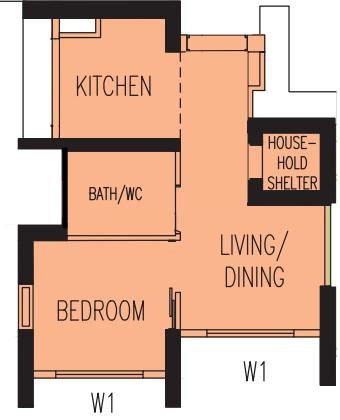
#> input picture photo_2026-03-07_10-34-41.jpg, 340 x 420 px
$ python -i extraction.py   (imports and definitions only)
#> lines starting #> are read from the running program, lines starting #| are printed output that depends on the picture; after the words box and inside, x2 and y2 are one past the last pixel; in counts of white or black regions, pixels touching at a corner belong together
from __future__ import annotations

import warnings

import cv2
import numpy as np

from .types import Column, FloorPlanData, Opening, WallSegment


# ---------------------------------------------------------------------------
# Fill detection
# ---------------------------------------------------------------------------

def _build_fill_mask(img_rgb: np.ndarray) -> np.ndarray:
    """Union of all saturated connected components (>= 500 px)."""
    hsv = cv2.cvtColor(img_rgb, cv2.COLOR_RGB2HSV)
    saturated = (
        (hsv[:, :, 1] > _FILL_SAT_MIN) & (hsv[:, :, 2] > _FILL_VAL_MIN)
    ).astype(np.uint8)

    k_vbridge = np.ones((_FILL_VBRIDGE_HEIGHT, 1), np.uint8)
    saturated = cv2.morphologyEx(saturated, cv2.MORPH_CLOSE, k_vbridge, iterations=1)

    num, labels, stats, _ = cv2.connectedComponentsWithStats(saturated, connectivity=8)
    fill = np.zeros_like(saturated)
    for i in range(1, num):
        if int(stats[i, cv2.CC_STAT_AREA]) >= _FILL_MIN_COMPONENT_AREA:
            fill[labels == i] = 1

    if np.count_nonzero(fill) < _FILL_FALLBACK_THRESHOLD:
        warnings.warn(
            f"Fill mask has only {np.count_nonzero(fill)} saturated pixels "
            f"(threshold: {_FILL_FALLBACK_THRESHOLD}). "
            "Falling back to full-image search zone — wall detection may be inaccurate.",
            stacklevel=2,
        )
        h, w = img_rgb.shape[:2]
        fill = np.ones((h, w), dtype=np.uint8)
    return fill


def _solidify_fill(fill_mask: np.ndarray) -> np.ndarray:
    """Fill interior holes via outer contour drawing per component."""
    num, labels, stats, _ = cv2.connectedComponentsWithStats(fill_mask, connectivity=8)
    solid = np.zeros_like(fill_mask)
    for i in range(1, num):
        if int(stats[i, cv2.CC_STAT_AREA]) < _SOLIDIFY_MIN_AREA:
            continue
        comp = (labels == i).astype(np.uint8)
        contours, _ = cv2.findContours(comp, cv2.RETR_EXTERNAL, cv2.CHAIN_APPROX_SIMPLE)
        for c in contours:
            cv2.drawContours(solid, [c], -1, 1, thickness=-1)
    return solid


# ---------------------------------------------------------------------------
# Dark pixel extraction (search zone from fill mask)
# ---------------------------------------------------------------------------

_FILL_SAT_MIN = 35              # minimum HSV saturation for fill detection
_FILL_VAL_MIN = 60              # minimum HSV value for fill detection
_FILL_VBRIDGE_HEIGHT = 7        # vertical bridging kernel height
_FILL_MIN_COMPONENT_AREA = 500  # minimum connected component area for fill
_FILL_FALLBACK_THRESHOLD = 1000 # if total fill < this, use whole image
_SOLIDIFY_MIN_AREA = 100        # minimum component area for solidification
_DARK_GRAY_THRESHOLD = 150      # grayscale threshold for "dark" pixels
_COLUMN_GRAY_THRESHOLD = 120    # grayscale threshold for column detection
_COLUMN_MIN_AREA = 150          # minimum column component area
_COLUMN_MIN_DIM = 6             # minimum column bounding box dimension
_COLUMN_MAX_ASPECT = 4          # maximum column aspect ratio
_OPENING_MIN_GAP_PX = 15        # minimum opening gap in pixels
_OPENING_MAX_GAP_PX = 150       # maximum opening gap in pixels
_OPENING_DOOR_THRESHOLD_M = 1.2 # width threshold: < this = window, >= = door
_OPENING_MAX_COUNT = 20         # hard cap on detected openings
_WALL_FRAGMENT_MIN_AREA = 150   # minimum area for wall mask fragments

_WALL_HALF = 16
_MIN_WALL_LENGTH = 20
_STRUCTURAL_THICKNESS = 8  # px — walls >= this are structural
_MAX_WALL_THICKNESS = 25   # px — bounding-box thickness hard cap


def _extract_dark(img_rgb: np.ndarray, fill_mask: np.ndarray) -> np.ndarray:
    """Extract dark pixels within the floor plan interior search zone."""
    gray = cv2.cvtColor(img_rgb, cv2.COLOR_RGB2GRAY)
    fill_solid = _solidify_fill(fill_mask)
    k_wall = np.ones((_WALL_HALF * 2 + 1, _WALL_HALF * 2 + 1), np.uint8)
    fill_dilated = cv2.dilate(fill_solid, k_wall, iterations=1)

    dark = ((gray < _DARK_GRAY_THRESHOLD) & (fill_dilated > 0)).astype(np.uint8) * 255
    dark = cv2.morphologyEx(dark, cv2.MORPH_CLOSE, np.ones((3, 3), np.uint8), iterations=1)
    return dark


# ---------------------------------------------------------------------------
# Wall segment extraction — directional open component analysis
# ---------------------------------------------------------------------------

def _measure_wall_in_blob(
    comp_mask: np.ndarray,
    horizontal: bool,
) -> tuple[float, float] | None:
    """Find the actual wall within a bloated component via projection peak.

    Projects the component perpendicular to the wall direction, smooths the
    profile to merge double-line wall representations into a single peak,
    then finds the densest band.

    Returns (thickness, center_offset) where center_offset is the
    perpendicular position of the wall center relative to the ROI top/left,
    or None if no clear wall peak is found.
    """
    if horizontal:
        profile = comp_mask.sum(axis=1).astype(float)
    else:
        profile = comp_mask.sum(axis=0).astype(float)

    if profile.max() == 0:
        return None

    # Smooth profile to merge double-line wall representations.
    # A boxcar of ~15px bridges the gap between two parallel wall lines
    # (typically 3-8px line + 3-8px gap + 3-8px line).
    smooth_w = min(15, len(profile))
    kernel = np.ones(smooth_w) / smooth_w
    smoothed = np.convolve(profile, kernel, mode="same")

    # Find peak of smoothed profile
    peak_idx = int(np.argmax(smoothed))
    peak_val = smoothed[peak_idx]

    # Expand outward from peak while smoothed density stays above 30% of peak.
    # Lower threshold (vs 50%) captures the full double-line wall extent.
    threshold = peak_val * 0.3
    lo = peak_idx
    hi = peak_idx
    while lo > 0 and smoothed[lo - 1] >= threshold:
        lo -= 1
    while hi < len(profile) - 1 and smoothed[hi + 1] >= threshold:
        hi += 1

    thickness = float(hi - lo + 1)
    center = (lo + hi) / 2.0

    if thickness > _MAX_WALL_THICKNESS:
        # Smoothing captured too much — fall back to raw profile peak
        peak_idx = int(np.argmax(profile))
        peak_val = profile[peak_idx]
        threshold = peak_val * 0.5
        lo = peak_idx
        hi = peak_idx
        while lo > 0 and profile[lo - 1] >= threshold:
            lo -= 1
        while hi < len(profile) - 1 and profile[hi + 1] >= threshold:
            hi += 1
        thickness = float(hi - lo + 1)
        center = (lo + hi) / 2.0

    return thickness, center


def _extract_wall_segments(
    dark: np.ndarray,
    *,
    min_length: int = _MIN_WALL_LENGTH,
    min_area: int = 100,
) -> tuple[list[WallSegment], np.ndarray]:
    """Extract classified wall segments via directional morphological open.

    Each axis direction (horizontal, vertical) is opened separately.
    Connected components of each opened mask become wall segment candidates.
    Thickness is measured via median perpendicular cross-section rather than
    raw bounding-box short axis, to handle merged components accurately.

    Returns (segments, wall_mask) where wall_mask is the union of all
    wall pixels (for debug/scale estimation).
    """
    k_h = np.ones((1, min_length), np.uint8)
    k_v = np.ones((min_length, 1), np.uint8)
    horiz = cv2.morphologyEx(dark, cv2.MORPH_OPEN, k_h)
    vert = cv2.morphologyEx(dark, cv2.MORPH_OPEN, k_v)

    segments: list[WallSegment] = []

    # Horizontal wall segments
    num_h, labels_h, stats_h, _ = cv2.connectedComponentsWithStats(horiz, connectivity=8)
    for i in range(1, num_h):
        area = int(stats_h[i, cv2.CC_STAT_AREA])
        if area < min_area:
            continue
        x = int(stats_h[i, cv2.CC_STAT_LEFT])
        y = int(stats_h[i, cv2.CC_STAT_TOP])
        w = int(stats_h[i, cv2.CC_STAT_WIDTH])
        h = int(stats_h[i, cv2.CC_STAT_HEIGHT])
        if w < min_length:
            continue
        if h <= _MAX_WALL_THICKNESS:
            # Normal component — use bounding box
            thickness = float(h)
            cy = y + h // 2
        else:
            # Bloated component — find wall peak within the blob
            comp_mask = (labels_h[y:y + h, x:x + w] == i).astype(np.uint8)
            result = _measure_wall_in_blob(comp_mask, horizontal=True)
            if result is None:
                continue
            thickness, center_off = result
            if thickness < 1 or thickness > _MAX_WALL_THICKNESS:
                continue
            cy = y + int(round(center_off))
        wall_type = "structural" if thickness >= _STRUCTURAL_THICKNESS else "partition"
        segments.append(WallSegment(
            x1=x, y1=cy, x2=x + w, y2=cy,
            thickness_px=thickness, wall_type=wall_type,
        ))

    # Vertical wall segments
    num_v, labels_v, stats_v, _ = cv2.connectedComponentsWithStats(vert, connectivity=8)
    for i in range(1, num_v):
        area = int(stats_v[i, cv2.CC_STAT_AREA])
        if area < min_area:
            continue
        x = int(stats_v[i, cv2.CC_STAT_LEFT])
        y = int(stats_v[i, cv2.CC_STAT_TOP])
        w = int(stats_v[i, cv2.CC_STAT_WIDTH])
        h = int(stats_v[i, cv2.CC_STAT_HEIGHT])
        if h < min_length:
            continue
        if w <= _MAX_WALL_THICKNESS:
            thickness = float(w)
            cx = x + w // 2
        else:
            comp_mask = (labels_v[y:y + h, x:x + w] == i).astype(np.uint8)
            result = _measure_wall_in_blob(comp_mask, horizontal=False)
            if result is None:
                continue
            thickness, center_off = result
            if thickness < 1 or thickness > _MAX_WALL_THICKNESS:
                continue
            cx = x + int(round(center_off))
        wall_type = "structural" if thickness >= _STRUCTURAL_THICKNESS else "partition"
        segments.append(WallSegment(
            x1=cx, y1=y, x2=cx, y2=y + h,
            thickness_px=thickness, wall_type=wall_type,
        ))

    # Build wall mask as union of horizontal and vertical features
    wall_mask = cv2.bitwise_or(horiz, vert)
    # Recapture dark pixels near the detected features (for crisp edges)
    wall_region = cv2.dilate(wall_mask, np.ones((5, 5), np.uint8), iterations=1)
    wall_mask = ((dark > 0) & (wall_region > 0)).astype(np.uint8)

    # Remove small isolated fragments
    num_w, labels_w, stats_w, _ = cv2.connectedComponentsWithStats(wall_mask, connectivity=8)
    for i in range(1, num_w):
        if int(stats_w[i, cv2.CC_STAT_AREA]) < _WALL_FRAGMENT_MIN_AREA:
            wall_mask[labels_w == i] = 0

    return segments, wall_mask


# ---------------------------------------------------------------------------
# Column detection
# ---------------------------------------------------------------------------

def _detect_columns(
    img_rgb: np.ndarray,
    fill_mask: np.ndarray,
    wall_mask: np.ndarray,
) -> list[Column]:
    """Detect compact structural elements (W1 columns) in the outer boundary."""
    gray = cv2.cvtColor(img_rgb, cv2.COLOR_RGB2GRAY)
    fill_solid = _solidify_fill(fill_mask)
    k_wall = np.ones((_WALL_HALF * 2 + 1, _WALL_HALF * 2 + 1), np.uint8)
    fill_dilated = cv2.dilate(fill_solid, k_wall, iterations=1)

    outer_band = ((fill_dilated > 0) & (fill_solid == 0)).astype(np.uint8)
    residual = ((gray < _COLUMN_GRAY_THRESHOLD).astype(np.uint8)) & outer_band & (wall_mask == 0)

    columns: list[Column] = []
    num, labels, stats, _ = cv2.connectedComponentsWithStats(residual, connectivity=8)
    for i in range(1, num):
        area = int(stats[i, cv2.CC_STAT_AREA])
        bw = int(stats[i, cv2.CC_STAT_WIDTH])
        bh = int(stats[i, cv2.CC_STAT_HEIGHT])
        if area >= _COLUMN_MIN_AREA and min(bw, bh) >= _COLUMN_MIN_DIM:
            aspect = max(bw, bh) / max(min(bw, bh), 1)
            if aspect < _COLUMN_MAX_ASPECT:
                columns.append(Column(
                    x=int(stats[i, cv2.CC_STAT_LEFT]),
                    y=int(stats[i, cv2.CC_STAT_TOP]),
                    w=bw, h=bh,
                ))
    return columns


# ---------------------------------------------------------------------------
# Opening detection
# ---------------------------------------------------------------------------

def _detect_openings(
    wall_mask: np.ndarray,
    m_per_px: float | None,
) -> list[Opening]:
    """Detect exterior openings via outer-contour gap analysis."""
    if np.count_nonzero(wall_mask) < 200:
        return []

    h, w = wall_mask.shape
    k5 = np.ones((5, 5), np.uint8)
    k3 = np.ones((3, 3), np.uint8)

    wall_dilated = cv2.dilate(wall_mask.astype(np.uint8), k5, iterations=4)
    outer_contours, _ = cv2.findContours(wall_dilated, cv2.RETR_EXTERNAL, cv2.CHAIN_APPROX_NONE)
    if not outer_contours:
        return []

    main_contour = max(outer_contours, key=cv2.contourArea)
    perimeter_mask = np.zeros((h, w), dtype=np.uint8)
    cv2.drawContours(perimeter_mask, [main_contour], -1, 1, thickness=3)

    wall_probe = cv2.dilate(wall_mask.astype(np.uint8), k3, iterations=3)
    gap_mask = perimeter_mask & (wall_probe == 0).astype(np.uint8)
    gap_mask = cv2.morphologyEx(gap_mask, cv2.MORPH_OPEN, k3, iterations=1)

    num, labels, stats, _ = cv2.connectedComponentsWithStats(gap_mask, connectivity=8)
    openings: list[Opening] = []
    for i in range(1, num):
        bw = int(stats[i, cv2.CC_STAT_WIDTH])
        bh = int(stats[i, cv2.CC_STAT_HEIGHT])
        gap_px = float(max(bw, bh))
        if gap_px < _OPENING_MIN_GAP_PX or gap_px > _OPENING_MAX_GAP_PX:
            continue

        x = int(stats[i, cv2.CC_STAT_LEFT])
        y = int(stats[i, cv2.CC_STAT_TOP])

        if m_per_px is not None:
            width_m: float | None = gap_px * m_per_px
            label = "Window" if width_m < _OPENING_DOOR_THRESHOLD_M else "Door"
        else:
            width_m = None
            label = "Opening"

        openings.append(Opening(x=x, y=y, w=bw, h=bh, width_m=width_m, label=label))

    if len(openings) > _OPENING_MAX_COUNT:
        warnings.warn(
            f"Detected {len(openings)} openings (expected <= {_OPENING_MAX_COUNT}). "
            "Results may include false positives from non-opening gaps.",
            stacklevel=2,
        )

    return openings


# ---------------------------------------------------------------------------
# Scale estimation
# ---------------------------------------------------------------------------

def _estimate_scale_from_segments(segments: list[WallSegment]) -> float | None:
    """Estimate m_per_px from detected wall segment thicknesses.

    Uses the median thickness of structural-classified segments as
    the reference (assumed 150 mm RC wall in HDB plans).  Falls back
    to the 75th-percentile of all segments if no structural ones exist.
    """
    structural = [s.thickness_px for s in segments if s.wall_type == "structural"]
    if len(structural) >= 3:
        ref_px = float(np.median(structural))
    elif len(segments) >= 3:
        ref_px = float(np.percentile([s.thickness_px for s in segments], 75))
    else:
        return None
    if ref_px < 2.0:
        return None
    return 0.150 / ref_px


# ---------------------------------------------------------------------------
# HDB wall classification
# ---------------------------------------------------------------------------

def _snap_to_hdb(thickness_m: float) -> tuple[str, float]:
    """Map a detected wall thickness to HDB-standard type and snapped value."""
    if thickness_m < 0.070:
        return ("ferrolite", 0.044)
    if thickness_m < 0.125:
        return ("partition", 0.100)
    if thickness_m < 0.200:
        return ("structural", 0.150)
    return ("shelter", 0.300)


def _classify_wall_hdb(seg: WallSegment, m_per_px: float) -> WallSegment:
    """Return a new WallSegment enriched with real-world thickness and HDB type."""
    thickness_m = seg.thickness_px * m_per_px
    hdb_type, hdb_thickness_m = _snap_to_hdb(thickness_m)
    return WallSegment(
        x1=seg.x1, y1=seg.y1, x2=seg.x2, y2=seg.y2,
        thickness_px=seg.thickness_px,
        wall_type=seg.wall_type,
        thickness_m=thickness_m,
        hdb_type=hdb_type,
        hdb_thickness_m=hdb_thickness_m,
    )


# ---------------------------------------------------------------------------
# Public API
# ---------------------------------------------------------------------------

def extract_floor_plan(img_rgb: np.ndarray) -> tuple[FloorPlanData, np.ndarray, np.ndarray]:
    """Extract structured floor plan data from a raster image.

    Returns:
        data:      FloorPlanData with classified walls, columns, openings
        wall_mask: binary wall mask (for debug/visualization)
        fill_mask: binary fill mask (for debug/visualization)
    """
    h, w = img_rgb.shape[:2]
    fill_mask = _build_fill_mask(img_rgb)
    dark = _extract_dark(img_rgb, fill_mask)

    walls, wall_mask = _extract_wall_segments(dark)
    m_per_px = _estimate_scale_from_segments(walls)
    columns = _detect_columns(img_rgb, fill_mask, wall_mask)
    openings = _detect_openings(wall_mask, m_per_px)

    if m_per_px is not None:
        walls = [_classify_wall_hdb(w, m_per_px) for w in walls]

    data = FloorPlanData(
        walls=walls,
        columns=columns,
        openings=openings,
        m_per_px=m_per_px,
        image_shape_hw=(h, w),
    )
    return data, wall_mask, fill_mask

>>> import cv2
>>> picture = cv2.cvtColor(cv2.imread('../../photo_2026-03-07_10-34-41.jpg'), cv2.COLOR_BGR2RGB)
>>> result = extract_floor_plan(picture)
#> in _build_fill_mask, `saturated = ( (hsv[:, :, 1] > _FILL_SAT_MIN) & (hsv[:, :, 2] > _FILL_V..`:
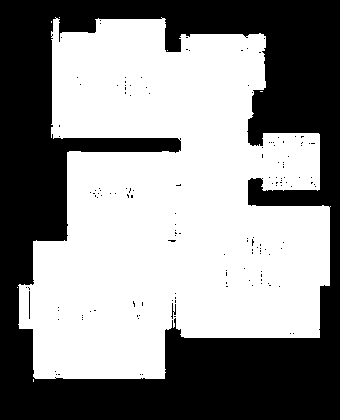
#> saturated: shape (420, 340); values 0 (black) and 1 (white), 56% white; 147 black regions (144 under 20 px), largest, box (x1, y1, x2, y2) and area: (0, 0, 340, 420) 62565, (171, 303, 176, 319) 32, (29, 291, 30, 319) 28
#> in _build_fill_mask, `num, labels, stats, _ = cv2.connectedComponentsWithStats(saturated, co..`:
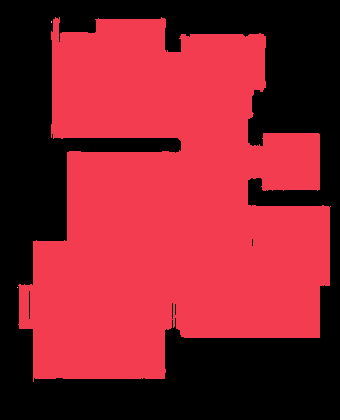
#> labels: shape (420, 340) int32; 4 distinct labels, from 0 to 3; one colour per label, 0 black
#> in _build_fill_mask, `num, labels, stats, _ = cv2.connectedComponentsWithStats(saturated, co..`: num = 4; stats = [[0, 0, 340, 420, 62554], [18, 17, 313, 365, 80243], [51, 21, 1, 2, 2], [17, 287, 1, 1, 1]]
#> in _extract_dark, `gray = cv2.cvtColor(img_rgb, cv2.COLOR_RGB2GRAY)`:
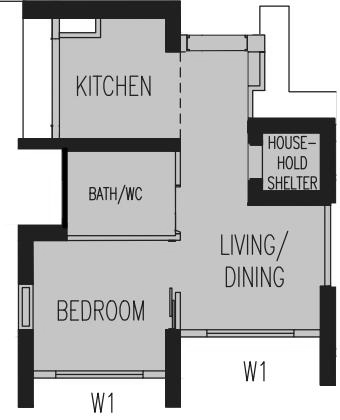
#> gray: shape (420, 340); min 0, max 255, mean 189.8
#> in _solidify_fill, `num, labels, stats, _ = cv2.connectedComponentsWithStats(fill_mask, co..`: num = 2; stats = [[0, 0, 340, 420, 62557], [18, 17, 313, 365, 80243]]
#> in _extract_wall_segments, `num_h, labels_h, stats_h, _ = cv2.connectedComponentsWithStats(horiz, ..`: num_h = 15; stats_h = 15 rows, first 6: [0, 0, 340, 420, 131296], [36, 0, 146, 19, 2519], [59, 32, 39, 2, 77], [166, 34, 100, 2, 123], [59, 37, 43, 1, 43], [166, 50, 101, 3, 130]
#> the loop in _extract_wall_segments, `for i in range(1, num_h):` made 14 passes
#> (area, x, y, w, h, cy, wall_type) on passes 1, 3, 5, 6, 7, 9, 10, 12: (2519, 36, 0, 146, 19, 9, 'structural'), (123, 166, 34, 100, 2, 35, 'partition'), (130, 166, 50, 101, 3, 51, 'partition'), (1511, 248, 117, 89, 17, 125, 'structural'), (1964, 36, 138, 146, 14, 145, 'structural'), (143, 297, 176, 40, 6, 179, 'partition'), (1475, 248, 187, 89, 19, 196, 'structural'), (1250, 19, 225, 163, 17, 233, 'structural')
#> after the loop in _extract_wall_segments, `for i in range(1, num_h):`: segments = 10 items
#> in _extract_wall_segments, `num_v, labels_v, stats_v, _ = cv2.connectedComponentsWithStats(vert, c..`:
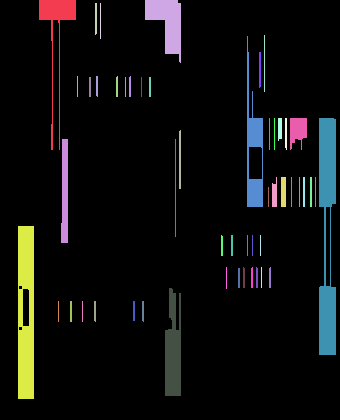
#> labels_v: shape (420, 340) int32; 53 distinct labels, from 0 to 52; one colour per label, 0 black
#> in _extract_wall_segments, `num_v, labels_v, stats_v, _ = cv2.connectedComponentsWithStats(vert, c..`: num_v = 53; stats_v = 53 rows, first 6: [0, 0, 340, 420, 129420], [39, 0, 37, 150, 1050], [145, 0, 36, 63, 1272], [95, 3, 2, 32, 63], [100, 3, 1, 36, 36], [264, 35, 1, 57, 57]
#> the loop in _extract_wall_segments, `for i in range(1, num_v):` made 52 passes
#> (area, x, y, w, h, smooth_w in _measure_wall_in_blob) on passes 1 to 2: (1050, 39, 0, 37, 150, 15), (1272, 145, 0, 36, 63, 15)
#> after the loop in _extract_wall_segments, `for i in range(1, num_v):`: segments = 21 items
#> in _extract_wall_segments, `num_w, labels_w, stats_w, _ = cv2.connectedComponentsWithStats(wall_ma..`:
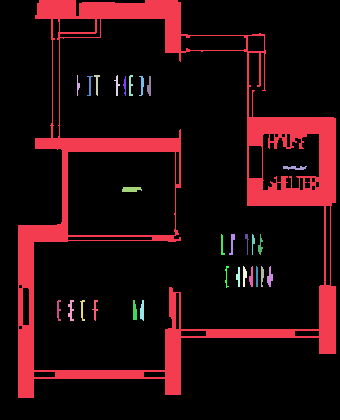
#> labels_w: shape (420, 340) int32; 30 distinct labels, from 0 to 29; one colour per label, 0 black
#> in _extract_wall_segments, `num_w, labels_w, stats_w, _ = cv2.connectedComponentsWithStats(wall_ma..`: num_w = 30; stats_w = 30 rows, first 6: [0, 0, 340, 420, 121372], [18, 0, 318, 398, 19977], [77, 75, 3, 21, 33], [94, 75, 6, 21, 49], [114, 75, 6, 21, 47], [129, 75, 4, 21, 53]
#> after the loop in _extract_wall_segments, `for i in range(1, num_w):`:
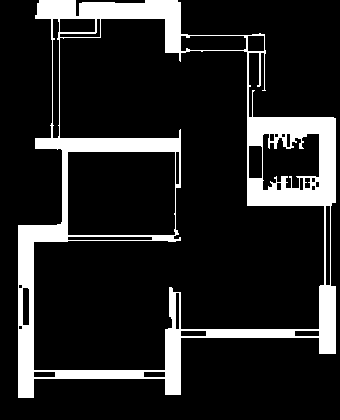
#> wall_mask: shape (420, 340); values 0 (black) and 1 (white), 14% white; 1 white region, box (x1, y1, x2, y2) and area: (18, 0, 336, 398) 19977
#> in extract_floor_plan, `walls, wall_mask = _extract_wall_segments(dark)`: walls = 21 items
#> in _estimate_scale_from_segments, `structural = [s.thickness_px for s in segments if s.wall_type == "stru..`: structural = [19, 17, 14, 19, 17, 9, 9, 16, 16, 17, 17, 16, 16]
#> in _estimate_scale_from_segments, `ref_px = float(np.median(structural))`: ref_px = 16
#> in extract_floor_plan, `m_per_px = _estimate_scale_from_segments(walls)`: m_per_px = 0.00937
#> in _detect_columns, `num, labels, stats, _ = cv2.connectedComponentsWithStats(residual, con..`: num = 7; stats = [[0, 0, 340, 420, 142767], [259, 17, 1, 16, 16], [255, 90, 5, 1, 5], [91, 393, 2, 2, 3], [97, 393, 2, 2, 4], [103, 393, 1, 2, 2], [110, 393, 2, 2, 3]]
#> the loop in _detect_columns, `for i in range(1, num):` made 6 passes
#> (area, bw, bh) on passes 1 to 6: (16, 1, 16), (5, 5, 1), (3, 2, 2), (4, 2, 2), (2, 1, 2), (3, 2, 2)
#> after the loop in _detect_columns, `for i in range(1, num):`: columns = []
#> in _detect_openings, `outer_contours, _ = cv2.findContours(wall_dilated, cv2.RETR_EXTERNAL, ..`: outer_contours = 1 contour; box (x1, y1, x2, y2) and area: (10, 0, 340, 406) 105613
#> in _detect_openings, `main_contour = max(outer_contours, key=cv2.contourArea)`: main_contour = contour of 1626 points, box (x1, y1, x2, y2) (10, 0, 340, 406), area 105613
#> in _detect_openings, `num, labels, stats, _ = cv2.connectedComponentsWithStats(gap_mask, con..`:
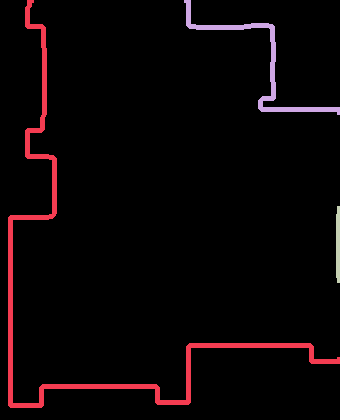
#> labels: shape (420, 340) int32; 4 distinct labels, from 0 to 3; one colour per label, 0 black
#> in _detect_openings, `num, labels, stats, _ = cv2.connectedComponentsWithStats(gap_mask, con..`: num = 4; stats = [[0, 0, 340, 420, 136439], [8, 0, 332, 408, 4649], [184, 0, 156, 115, 1417], [336, 206, 4, 77, 295]]
#> the loop in _detect_openings, `for i in range(1, num):` made 3 passes
#> (bw, bh, gap_px, x, y, width_m, label) on pass 3: (4, 77, 77, 336, 206, 0.722, 'Window')
#> after the loop in _detect_openings, `for i in range(1, num):`: openings = 1 item
#> in _classify_wall_hdb, `thickness_m = seg.thickness_px * m_per_px`: thickness_m = 0.178
#> in _classify_wall_hdb, `hdb_type, hdb_thickness_m = _snap_to_hdb(thickness_m)`: hdb_type = 'structural'; hdb_thickness_m = 0.15
